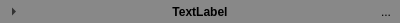
<?xml version="1.0" encoding="UTF-8"?>
<ui version="4.0">
 <class>Form_componentHeader</class>
 <widget class="QWidget" name="Form_componentHeader">
  <property name="geometry">
   <rect>
    <x>0</x>
    <y>0</y>
    <width>400</width>
    <height>22</height>
   </rect>
  </property>
  <property name="windowTitle">
   <string>Form</string>
  </property>
  <property name="styleSheet">
   <string notr="true">#Form_componentHeader {
	border-radius: 2px;
	background-color: #888;
}

QToolButton:hover {
	 background: transparent; 
}

QToolButton:pressed {
	 background: transparent; 
}

QToolButton:selected {
	 background: transparent; 
}


</string>
  </property>
  <layout class="QHBoxLayout" name="horizontalLayout">
   <property name="spacing">
    <number>0</number>
   </property>
   <property name="leftMargin">
    <number>2</number>
   </property>
   <property name="topMargin">
    <number>0</number>
   </property>
   <property name="rightMargin">
    <number>2</number>
   </property>
   <property name="bottomMargin">
    <number>0</number>
   </property>
   <item>
    <widget class="QToolButton" name="toolButton_collapse">
     <property name="text">
      <string>...</string>
     </property>
     <property name="autoRaise">
      <bool>true</bool>
     </property>
     <property name="arrowType">
      <enum>Qt::RightArrow</enum>
     </property>
    </widget>
   </item>
   <item>
    <widget class="QLabel" name="label_componentName">
     <property name="font">
      <font>
       <weight>75</weight>
       <bold>true</bold>
      </font>
     </property>
     <property name="text">
      <string>TextLabel</string>
     </property>
     <property name="alignment">
      <set>Qt::AlignCenter</set>
     </property>
    </widget>
   </item>
   <item>
    <widget class="QToolButton" name="toolButton_remove">
     <property name="styleSheet">
      <string notr="true">QToolButton::menu-indicator { image: none; }</string>
     </property>
     <property name="text">
      <string>...</string>
     </property>
     <property name="popupMode">
      <enum>QToolButton::InstantPopup</enum>
     </property>
     <property name="toolButtonStyle">
      <enum>Qt::ToolButtonIconOnly</enum>
     </property>
     <property name="autoRaise">
      <bool>true</bool>
     </property>
    </widget>
   </item>
  </layout>
 </widget>
 <resources/>
 <connections/>
</ui>
